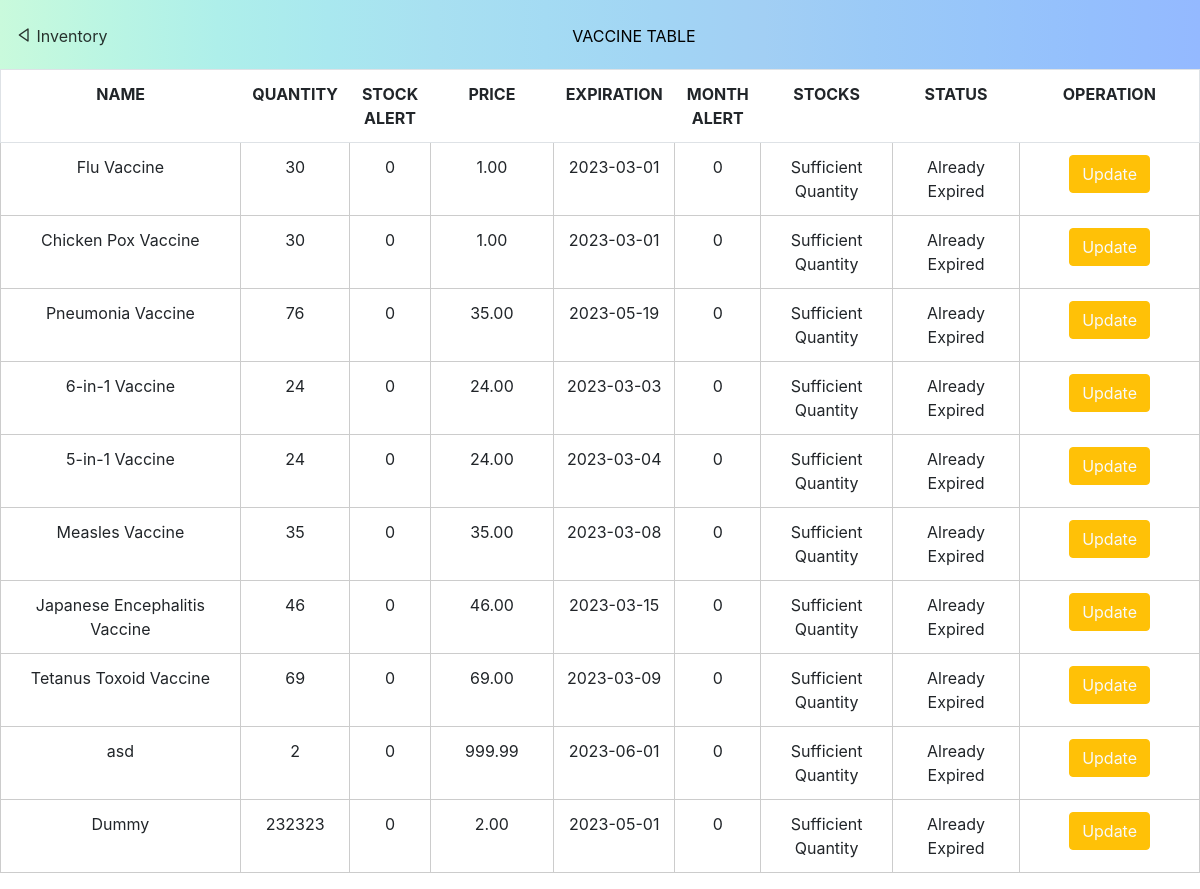
The app's page /MedClin/Estillore-Medical-Clinic-feature/Home/admin/vaccine.php (signed in) with its own data.
### tables this page shows
CREATE TABLE `vaccines` (
  `vaccine_id` bigint(20) NOT NULL,
  `name` varchar(255) DEFAULT NULL,
  `quantity` int(11) DEFAULT NULL,
  `stock_alert` int(11) NOT NULL,
  `month_alert` int(11) NOT NULL,
  `price` decimal(5,2) DEFAULT NULL,
  `exp_date` date DEFAULT NULL,
  `mnf_date` date DEFAULT NULL,
  `create_datetime` datetime DEFAULT NULL,
  `update_datetime` datetime DEFAULT NULL
);

### MedClin/Estillore-Medical-Clinic-feature/Home/admin/vaccine.php (the view, shortened to what this page needs)
<?php
    $sortColumn = isset($_GET['sort']) ? $_GET['sort'] : 'vaccine_id';
    $sortOrder = isset($_GET['order']) ? $_GET['order'] : 'ASC';
    $localhost = "localhost";
    $root = "root";
    $password = "";
    $db = "profiles";
    $con = mysqli_connect($localhost, $root, $password, $db);
    $query = "SELECT vaccines.*,
        CASE
            WHEN exp_date = NOW() THEN 'Expired Today'
            WHEN exp_date < NOW() THEN 'Already Expired'
            WHEN exp_date = DATE_ADD(NOW(), INTERVAL month_alert MONTH) THEN 'Near Expiry'
        END AS 'status',
        CASE
            WHEN quantity > stock_alert THEN 'Sufficient Quantity'
            WHEN quantity <= stock_alert THEN 'Needs Restocking'
            WHEN quantity = 1 THEN 'Out of Stock'
        END AS 'stocks',
        CASE
            WHEN vaccine_id > 0 THEN 'Vaccine'
        END AS 'category'
        FROM vaccines
        WHERE vaccines.quantity <= stock_alert OR exp_date <= NOW()
        ORDER BY $sortColumn $sortOrder";
    $category = 'Vaccine';
    if ($vaccine = $con->query($query)) {
    }
?>
<!DOCTYPE html>
<html lang="en">
    <head>
        <link rel="stylesheet" href="../stylesheets/table.css">
        <link rel="stylesheet" href="https://cdn.jsdelivr.net/npm/bootstrap@5.0.0-beta1/dist/css/bootstrap.min.css">
        <link rel="stylesheet" href="https://cdn.jsdelivr.net/npm/bootstrap@5.0.0-beta1/dist/js/bootstrap.bundle.min.js">
        <link rel="stylesheet" href="https://cdnjs.cloudflare.com/ajax/libs/jquery/3.2.1/jquery.min.js">
        <link rel="stylesheet" href="https://cdn.jsdelivr.net/npm/boxicons@latest/css/boxicons.min.css">
        <link href="https://cdn.jsdelivr.net/npm/bootstrap@5.3.0-alpha1/dist/css/bootstrap.min.css" rel="stylesheet">
        <link href="//maxcdn.bootstrapcdn.com/bootstrap/4.0.0/css/bootstrap.min.css" rel="stylesheet" id="bootstrap-css">
    </head>
    <body>
        <header class="header home-bg" id="header" style="opacity:; height: 69px;">
            <div class="w-20 h-20">
                <br>
                <a class="ml-3 float-left" href="inventory.php"
                style="text-decoration:none; color: black; opacity:.8; width:100px;"><i class='bx bx-left-arrow'></i>
                    Inventory</a>
                <p class="mr-5 float text-center" style="text-decoration:none; color: black;">VACCINE TABLE</p>
            </div>
        </header>
        <div class="bg-secondary">
            <div>
                <table class="table">
                    <tr class="bg-info text-black">
                        <th class="thead-dark sortable-column" style="width:20%;"
                            onclick="window.location='?sort=name&order=<?php echo $sortOrder === 'ASC' ? 'DESC' : 'ASC'; ?>'">NAME
                        </th>
                        <th class="thead-dark sortable-column" style="width:5%;"
                            onclick="window.location='?sort=quantity&order=<?php echo $sortOrder === 'ASC' ? 'DESC' : 'ASC'; ?>'">QUANTITY
                        </th>
                        <th class="thead-dark sortable-column" style="width:5%;"
                            onclick="window.location='?sort=stock_alert&order=<?php echo $sortOrder === 'ASC' ? 'DESC' : 'ASC'; ?>'">STOCK ALERT
                        </th>
                        <th class="thead-dark sortable-column"
                            onclick="window.location='?sort=price&order=<?php echo $sortOrder === 'ASC' ? 'DESC' : 'ASC'; ?>'">PRICE
                        </th>
                        <th class="thead-dark sortable-column" style="width:10%;"
                            onclick="window.location='?sort=exp_date&order=<?php echo $sortOrder === 'ASC' ? 'DESC' : 'ASC'; ?>'">EXPIRATION
                        </th>
                        <th class="thead-dark sortable-column" style="width:5%;"
                            onclick="window.location='?sort=month_alert&order=<?php echo $sortOrder === 'ASC' ? 'DESC' : 'ASC'; ?>'">MONTH ALERT
                        </th>
                        <th class="thead-dark">STOCKS</th>
                        <th class="thead-dark">STATUS</th>
                        <th class="thead-dark" style="width:15%;">OPERATION</th>
                    </tr>
                    <?php
                    while ($rows = $vaccine->fetch_assoc()) {
                        ?>
                        <tr class="bg-light">
                            <td class="hidden-column"><?php echo $id = $rows['vaccine_id']; ?></td>
                            <td><?php echo $name = $rows['name']; ?></td>
                            <td><?php echo $quantity = $rows['quantity']; ?></td>
                            <td><?php echo $quantity = $rows['stock_alert']; ?></td>
                            <td><?php echo $price = $rows['price']; ?></td>
                            <td class="hidden-column"><?php echo $mnf_date = $rows['mnf_date']; ?></td>
                            <td><?php echo $exp_date = $rows['exp_date']; ?></td>
                            <td><?php echo $exp_date = $rows['month_alert']; ?></td>
                            <td><?php echo $rows['stocks']; ?></td>
                            <td><?php echo $rows['status']; ?></td>
                            <?php
                            echo '
                            <td>
                                <button class="btn btn-warning"><a href="update.php?updateid=' . $id . '&category=' . $category . '&name=' . $name . '&quantity=' . $quantity . '&price=' . $price . '&mnf_date=' . $mnf_date . '&exp_date=' . $exp_date . '&month_alert=' . $rows['month_alert'] . '&stock_alert=' . $rows['stock_alert'] . '" class="text-light">Update</a></button>
                            </td>
                            ';
                            ?>
                        </tr>
                    <?php
                    }
                    ?>
                </table>
            </div>
        </div>
    </body>
</html>

### MedClin/Estillore-Medical-Clinic-feature/Home/stylesheets/table.css (style rules this page uses)
table { margin: 0 auto; font-size: medium; border: 1px solid black; }
table, table td { border: 1px solid #cccccc; }
td , tr { height: 50px; width: 160px; text-align: center; vertical-align: middle; }
th { position: sticky; top: 0; }

### MedClin/Estillore-Medical-Clinic-feature/Home/admin/vaccine.php (style rules this page uses)
.home-bg { background-image: linear-gradient(to right, #c9fadc, #baf5e3, #aeefea, #a9e8ef, #a8e0f1, #a4dbf3, #a2d5f4, #a2cff4, #9bcaf7, #97c5fa, #94bffd, #94b9ff); }
.sortable-column { cursor: pointer; }

### records on screen
vaccines: name "Flu Vaccine", quantity "30", stock_alert "0", price "1.00", exp_date "2023-03-01", month_alert "0", stocks "Sufficient Quantity", status "Already Expired"
vaccines: name "Chicken Pox Vaccine", quantity "30", stock_alert "0", price "1.00", exp_date "2023-03-01", month_alert "0", stocks "Sufficient Quantity", status "Already Expired"
vaccines: name "Pneumonia Vaccine", quantity "76", stock_alert "0", price "35.00", exp_date "2023-05-19", month_alert "0", stocks "Sufficient Quantity", status "Already Expired"
vaccines: name "6-in-1 Vaccine", quantity "24", stock_alert "0", price "24.00", exp_date "2023-03-03", month_alert "0", stocks "Sufficient Quantity", status "Already Expired"
vaccines: name "5-in-1 Vaccine", quantity "24", stock_alert "0", price "24.00", exp_date "2023-03-04", month_alert "0", stocks "Sufficient Quantity", status "Already Expired"
vaccines: name "Measles Vaccine", quantity "35", stock_alert "0", price "35.00", exp_date "2023-03-08", month_alert "0", stocks "Sufficient Quantity", status "Already Expired"
vaccines: name "Japanese Encephalitis Vaccine", quantity "46", stock_alert "0", price "46.00", exp_date "2023-03-15", month_alert "0", stocks "Sufficient Quantity", status "Already Expired"
vaccines: name "Tetanus Toxoid Vaccine", quantity "69", stock_alert "0", price "69.00", exp_date "2023-03-09", month_alert "0", stocks "Sufficient Quantity", status "Already Expired"
vaccines: name "asd", quantity "2", stock_alert "0", price "999.99", exp_date "2023-06-01", month_alert "0", stocks "Sufficient Quantity", status "Already Expired"
vaccines: name "Dummy", quantity "232323", stock_alert "0", price "2.00", exp_date "2023-05-01", month_alert "0", stocks "Sufficient Quantity", status "Already Expired"
